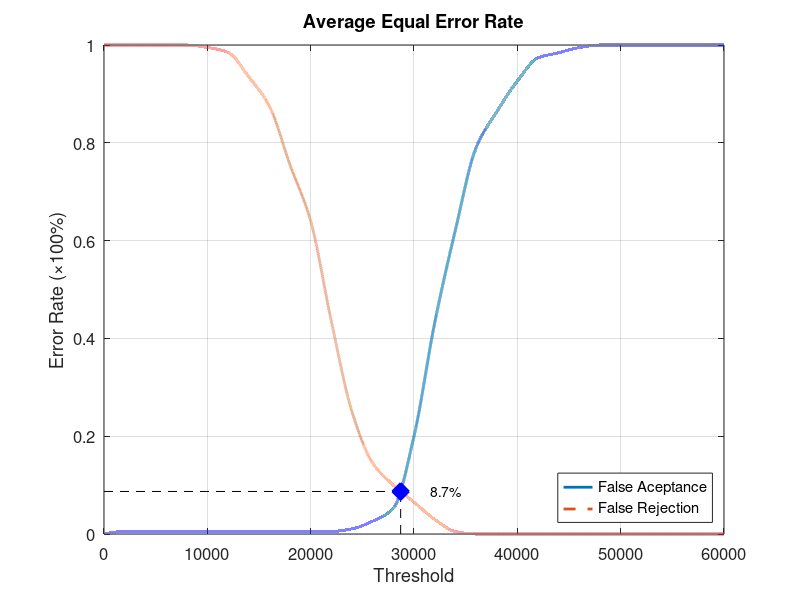
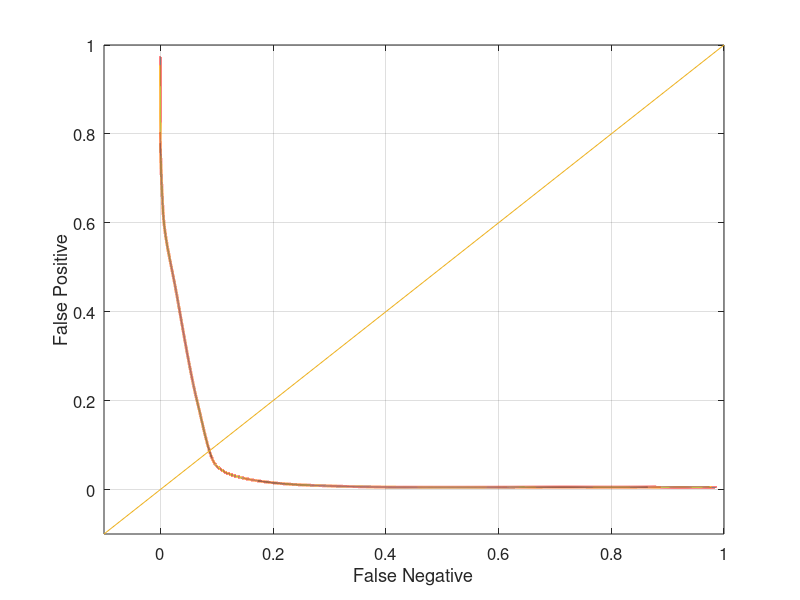

Reproduce these figures in MATLAB, in order.
function yEER = Database3_2
close all;
clear;
clc;
x = 0:2000:60000;
xq = 0:0.5:60000;

y0 = [0 0.00526316 0.00526316 0.00526316 0.00526316 0.00526316 0.00526316 0.00526316 0.00526316 0.00526316 0.00526316 0.00526316 0.0105263 0.0263158 0.0526316 0.2 0.431579 0.621053 0.789474 0.863158 0.926316 0.973684 0.984211 0.994737 1 1 1 1 1 1 1];
yy0 = interp1(x, y0, xq, 'pchip');
y1 = [1 1 1 1 1 0.995 0.985 0.935 0.875 0.755 0.64 0.435 0.25 0.145 0.1 0.065 0.03 0.005 0 0 0 0 0 0 0 0 0 0 0 0 0];
yy1 = interp1(x, y1, xq, 'pchip');

% Calculating EER: 
y2 = abs(y0 - y1);
find(y2 == min(y2))
yy2 = abs(yy0 - yy1);
xEER = find(yy2 == min(yy2));
xEERIndex = xq(xEER) % X-axis EER
yEER = yy0(xEER) % Y-axis EER

main = figure
plot(xq, yy0,'-','LineWidth', 2);	hold on
plot(xq, yy1,'--','LineWidth', 2);	hold on
plot([xEERIndex xEERIndex], [0 yEER], 'k--');	hold on
plot([0 xEERIndex], [yEER yEER], 'k--');	hold on
plot(xEERIndex, yEER, 'bx', 'LineWidth', 10);	hold on
text(xEERIndex + 10 * xEERIndex / 100, yEER, [num2str(round((10000 * yEER)) / 100) '%'])
legend('False Aceptance', 'False Rejection', 'Location', 'SouthEast')
xlabel('Threshold')
ylabel('Error Rate (\times100%)')
title('Average Equal Error Rate')
set(gca, 'FontSize', 12)
axis([0 60000 0 1])
grid on

print(main, 'Database3_2Main', '-dpng');
FNRxFPR = figure('Color', [1 1 1]);
plot(yy1, yy0, '-', yy1, yy0, 'LineWidth', 2);
hold on
y = -0.1:0.1:1
plot(y, y); 
set(gca, 'FontSize', 12)
xlabel('False Negative')
ylabel('False Positive')
axis([-0.1 1 -0.1 1])
set(gca, 'FontSize', 12)
grid on

print(FNRxFPR, 'Database3_2FNRxFPR','-dpng');
end
